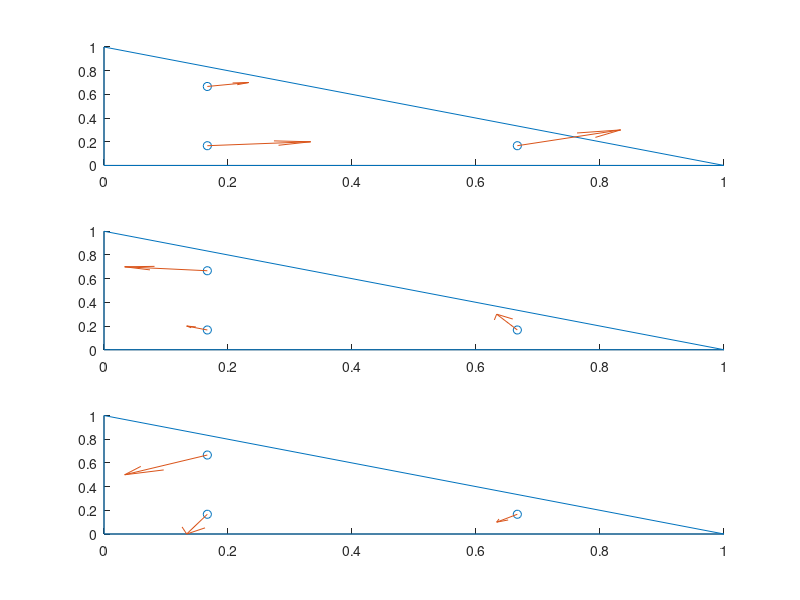
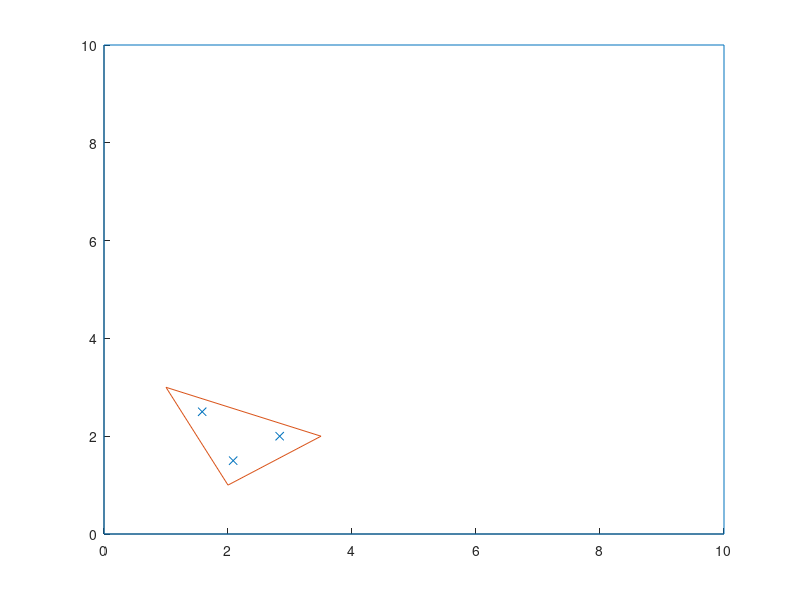
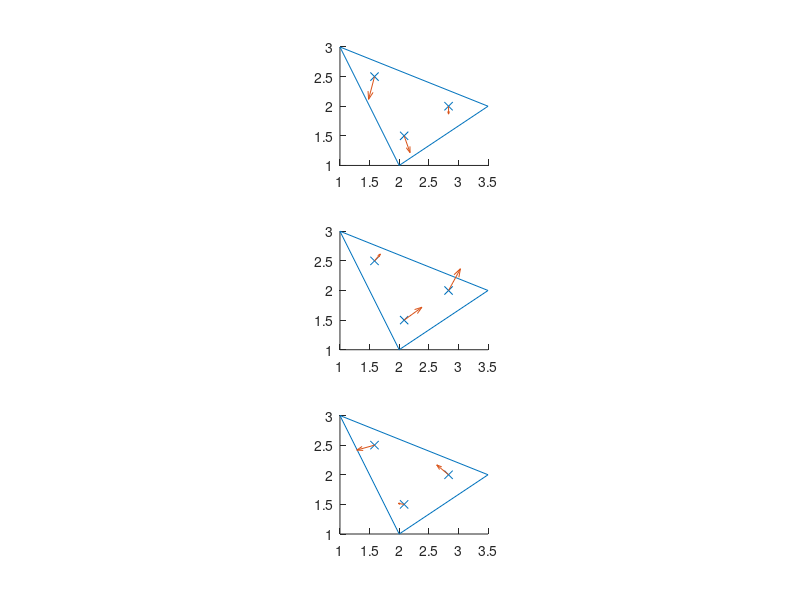

Recreate these plots in MATLAB, in order. (Note: this script raises an error after producing the figures.)
clear
close all
a = 10;
xyz = [1,2,3.5;3,1,2;0,0,0];
%xyz = [rand(2,3)*a; 0,0,0];
% Quadrature rule
q2u = [[6.666666666666667e-01, ...
        1.666666666666667e-01]; ...
       [1.666666666666667e-01, ...
        6.666666666666667e-01]; ...
       [1.666666666666667e-01, ...
        1.666666666666667e-01]]';
q2w = [1.666666666666667e-01; ...
       1.666666666666667e-01; ...
       1.666666666666667e-01]';

% H(grad) basis functions
% Node basis functions for the reference element
up{1} = 1 - q2u(1,:) - q2u(2,:);
up{2} = q2u(1,:);
up{3} = q2u(2,:);

% Gradient of H(grad) basis functions, used in H(div), H(curl)
ug{1} = [-1 -1]';
ug{2} = [+1 0]';
ug{3} = [0 +1]';

% H(curl) basis function N
uin{1} = [ug{2}*up{1} - ug{1}*up{2}; 0,0,0];
uin{2} = [ug{3}*up{2} - ug{2}*up{3}; 0,0,0];
uin{3} = [ug{1}*up{3} - ug{3}*up{1}; 0,0,0];

% Physical coordinates
% Maps from refference element to physical element
q2x = zeros(3,length(q2w)); % allocate memorry
for iIdx = 1:3 % 3 edge points i.e triangle
    q2x = q2x + xyz(:,iIdx)*up{iIdx};
end

% Jacobian
jac = zeros(3);
for iIdx = 1:3
    jac = jac ...
        + [xyz(1,iIdx)*ug{iIdx}', 0; ...
           xyz(2,iIdx)*ug{iIdx}', 0; ...
           xyz(3,iIdx)*ug{iIdx}', 0]';
end
jac(3,3) = 1;
% Mappings
det_jac = det(jac);
map_ccs = inv(jac);       % mapping for curl-conforming space
%map_dcs = jac'/det_jac;  % mapping for div-conforming space
scale = 0.2;
figure(1), clf
subplot(3,1,1), hold on
plot([0,0,1,0]',[0,1,0,0]')
scatter(q2u(1,:),q2u(2,:))
quiver(q2u(1,:),q2u(2,:),uin{1}(1,:)*scale,uin{1}(2,:)*scale,'Autoscale','off')

subplot(3,1,2), hold on
plot([0,0,1,0]',[0,1,0,0]')
scatter(q2u(1,:),q2u(2,:))
quiver(q2u(1,:),q2u(2,:),uin{2}(1,:)*scale,uin{2}(2,:)*scale,'Autoscale','off')

subplot(3,1,3), hold on
plot([0,0,1,0]',[0,1,0,0]')
scatter(q2u(1,:),q2u(2,:))
quiver(q2u(1,:),q2u(2,:),uin{3}(1,:)*scale,uin{3}(2,:)*scale,'Autoscale','off')


figure(2), clf, hold on
plot([0,0,a,a,0],[0,a,a,0,0])
plot([xyz(1,:),xyz(1,1)],[xyz(2,:),xyz(2,1)])
scatter(q2x(1,:),q2x(2,:),'x')


for iIdx = 1:3
    gsnn{iIdx} = map_ccs*uin{iIdx};
end

scale = det_jac*0.2;
figure(3)
subplot(3,1,1), hold on
plot([xyz(1,:),xyz(1,1)],[xyz(2,:),xyz(2,1)])
scatter(q2x(1,:),q2x(2,:),'x')
quiver(q2x(1,:),q2x(2,:),gsnn{1}(1,:)*scale,gsnn{1}(2,:)*scale,'Autoscale','off')
daspect([1 1 1])

subplot(3,1,2), hold on
plot([xyz(1,:),xyz(1,1)],[xyz(2,:),xyz(2,1)])
scatter(q2x(1,:),q2x(2,:),'x')
quiver(q2x(1,:),q2x(2,:),gsnn{2}(1,:)*scale,gsnn{2}(2,:)*scale,'Autoscale','off')
daspect([1 1 1])

subplot(3,1,3),hold on
plot([xyz(1,:),xyz(1,1)],[xyz(2,:),xyz(2,1)])
scatter(q2x(1,:),q2x(2,:),'x')
quiver(q2x(1,:),q2x(2,:),gsnn{3}(1,:)*scale,gsnn{3}(2,:)*scale,'Autoscale','off')
daspect([1 1 1])

n = repmat([0,0,1],3,1)';
n2 = repmat([0,0,1],3,1)'*-1;
%S, n x N
usn{1} = cross(n,gsnn{1});
usn{2} = cross(n,gsnn{2});
usn{3} = cross(n,gsnn{3});

usn2{1} = cross(n2,gsnn{1});
usn2{2} = cross(n2,gsnn{2});
usn2{3} = cross(n2,gsnn{3});


col = [0.75,0.75,0.75];
col2 = [0.90,0.60,0.90];

figure(4)
sgtitle('S')
subplot(2,3,1), hold on
plot([xyz(1,:),xyz(1,1)],[xyz(2,:),xyz(2,1)])
scatter(q2x(1,:),q2x(2,:),'x')
quiver(q2x(1,:),q2x(2,:),gsnn{1}(1,:)*scale,gsnn{1}(2,:)*scale,'Autoscale','off','color',col)
quiver(q2x(1,:),q2x(2,:),usn{1}(1,:)*scale,usn{1}(2,:)*scale,'Autoscale','off')
quiver(q2x(1,:),q2x(2,:),usn2{1}(1,:)*scale,usn2{1}(2,:)*scale,'Autoscale','off','color',col2)
daspect([1 1 1])

subplot(2,3,2), hold on
plot([xyz(1,:),xyz(1,1)],[xyz(2,:),xyz(2,1)])
scatter(q2x(1,:),q2x(2,:),'x')
quiver(q2x(1,:),q2x(2,:),gsnn{2}(1,:)*scale,gsnn{2}(2,:)*scale,'Autoscale','off','color',col)
quiver(q2x(1,:),q2x(2,:),usn{2}(1,:)*scale,usn{2}(2,:)*scale,'Autoscale','off')
quiver(q2x(1,:),q2x(2,:),usn2{2}(1,:)*scale,usn2{2}(2,:)*scale,'Autoscale','off','color',col2)
daspect([1 1 1])

subplot(2,3,3),hold on
plot([xyz(1,:),xyz(1,1)],[xyz(2,:),xyz(2,1)])
scatter(q2x(1,:),q2x(2,:),'x')
quiver(q2x(1,:),q2x(2,:),gsnn{3}(1,:)*scale,gsnn{3}(2,:)*scale,'Autoscale','off','color',col)
quiver(q2x(1,:),q2x(2,:),usn{3}(1,:)*scale,usn{3}(2,:)*scale,'Autoscale','off')
quiver(q2x(1,:),q2x(2,:),usn2{3}(1,:)*scale,usn2{3}(2,:)*scale,'Autoscale','off','color',col2)
daspect([1 1 1])

%n x S (n x (n x S)) 
usnn{1} = cross(n,usn{1});
usnn{2} = cross(n,usn{2});
usnn{3} = cross(n,usn{3});

usnn2{1} = cross(n2,usn2{1});
usnn2{2} = cross(n2,usn2{2});
usnn2{3} = cross(n2,usn2{3});

%figure(5)
%sgtitle('n x S')
subplot(2,3,4), hold on
plot([xyz(1,:),xyz(1,1)],[xyz(2,:),xyz(2,1)])
scatter(q2x(1,:),q2x(2,:),'x')
quiver(q2x(1,:),q2x(2,:),usn{1}(1,:)*scale,usn{1}(2,:)*scale,'Autoscale','off','color',col)
quiver(q2x(1,:),q2x(2,:),usnn{1}(1,:)*scale,usnn{1}(2,:)*scale,'Autoscale','off')
quiver(q2x(1,:),q2x(2,:),usnn2{1}(1,:)*scale,usnn2{1}(2,:)*scale,'--','Autoscale','off','color',col2)
daspect([1 1 1])

subplot(2,3,5), hold on
plot([xyz(1,:),xyz(1,1)],[xyz(2,:),xyz(2,1)])
scatter(q2x(1,:),q2x(2,:),'x')
quiver(q2x(1,:),q2x(2,:),usn{2}(1,:)*scale,usn{2}(2,:)*scale,'Autoscale','off','color',col)
quiver(q2x(1,:),q2x(2,:),usnn{2}(1,:)*scale,usnn{2}(2,:)*scale,'Autoscale','off')
quiver(q2x(1,:),q2x(2,:),usnn2{2}(1,:)*scale,usnn2{2}(2,:)*scale,'--','Autoscale','off','color',col2)
daspect([1 1 1])

subplot(2,3,6),hold on
plot([xyz(1,:),xyz(1,1)],[xyz(2,:),xyz(2,1)])
scatter(q2x(1,:),q2x(2,:),'x')
quiver(q2x(1,:),q2x(2,:),usn{3}(1,:)*scale,usn{3}(2,:)*scale,'Autoscale','off','color',col)
quiver(q2x(1,:),q2x(2,:),usnn{3}(1,:)*scale,usnn{3}(2,:)*scale,'Autoscale','off')
quiver(q2x(1,:),q2x(2,:),usnn2{3}(1,:)*scale,usnn2{3}(2,:)*scale,'--','Autoscale','off','color',col2)
daspect([1 1 1])


%%%%%% old version %%%%%%%

% usn_old{1} = cross(n,uin{1});
% usn_old{2} = cross(n,uin{2});
% usn_old{3} = cross(n,uin{3});

% for iIdx = 1:3
%     gsn_old{iIdx} = map_ccs*usn_old{iIdx};
% end
% 
% figure(6)
% subplot(3,1,1), hold on
% plot([xyz(1,:),xyz(1,1)],[xyz(2,:),xyz(2,1)])
% scatter(q2x(1,:),q2x(2,:),'x')
% quiver(q2x(1,:),q2x(2,:),uin{1}(1,:)*scale,uin{1}(2,:)*scale,'Autoscale','off','color',col)
% quiver(q2x(1,:),q2x(2,:),gsn_old{1}(1,:)*scale,gsn_old{1}(2,:)*scale,'Autoscale','off')
% daspect([1 1 1])
% 
% subplot(3,1,2), hold on
% plot([xyz(1,:),xyz(1,1)],[xyz(2,:),xyz(2,1)])
% scatter(q2x(1,:),q2x(2,:),'x')
% quiver(q2x(1,:),q2x(2,:),uin{2}(1,:)*scale,uin{2}(2,:)*scale,'Autoscale','off','color',col)
% quiver(q2x(1,:),q2x(2,:),gsn_old{2}(1,:)*scale,gsn_old{2}(2,:)*scale,'Autoscale','off')
% daspect([1 1 1])
% 
% subplot(3,1,3),hold on
% plot([xyz(1,:),xyz(1,1)],[xyz(2,:),xyz(2,1)])
% scatter(q2x(1,:),q2x(2,:),'x')
% quiver(q2x(1,:),q2x(2,:),uin{3}(1,:)*scale,uin{3}(2,:)*scale,'Autoscale','off','color',col)
% quiver(q2x(1,:),q2x(2,:),gsn_old{3}(1,:)*scale,gsn_old{3}(2,:)*scale,'Autoscale','off')
% daspect([1 1 1])


figure(7)

Uinc = [0,0,0;sin((pi*(q2x(1,:)))/a);0,0,0];
UincScaled = Uinc*det_jac;

for iIdx = 1:3
    ipTmp = sum(usnn{iIdx} .* UincScaled);%*det_jac;
    bElMtx_EE(iIdx) = (ipTmp * q2w') ;
end
hold on
plot([xyz(1,:),xyz(1,1)],[xyz(2,:),xyz(2,1)])
scatter(q2x(1,:),q2x(2,:),'x')
quiver(q2x(1,:),q2x(2,:),usnn{3}(1,:)*scale,usnn{3}(2,:)*scale,'Autoscale','off','color',col)
quiver(q2x(1,:),q2x(2,:),Uinc(1,:)*scale,Uinc(2,:)*scale,'Autoscale','off')

%quiver(q2x(1,:),q2x(2,:),usnn{3}(1,:).*ipTmp{3}*scale,usnn{3}(2,:).*ipTmp{3}*scale,'Autoscale','off')
daspect([1 1 1])


figure(8), hold on
plot([xyz(1,:),xyz(1,1)],[xyz(2,:),xyz(2,1)])
daspect([1,1,1])
start = q2x;
for iIdx = 1:3
    quiver(start(1,:),start(2,:),usnn{iIdx}(1,:)*bElMtx_EE(iIdx)*scale,usnn{iIdx}(2,:).*bElMtx_EE(iIdx)*scale,'Autoscale','off')
    start(1,:) = start(1,:) + usnn{iIdx}(1,:).*bElMtx_EE(iIdx)*scale;
    start(2,:) = start(2,:) + usnn{iIdx}(2,:).*bElMtx_EE(iIdx)*scale;
end
% quiver(q2x(1,:),q2x(2,:),usnn{1}(1,:).*ipTmp{1}*scale,usnn{1}(2,:).*ipTmp{1}*scale,'Autoscale','off')
% quiver(q2x(1,:),q2x(2,:),usnn{2}(1,:).*ipTmp{2}*scale,usnn{2}(2,:).*ipTmp{2}*scale,'Autoscale','off')
% quiver(q2x(1,:),q2x(2,:),usnn{3}(1,:).*ipTmp{3}*scale,usnn{3}(2,:).*ipTmp{3}*scale,'Autoscale','off')


%figure(9), hold on
%plot([xyz(1,:),xyz(1,1)],[xyz(2,:),xyz(2,1)])
quiver(q2x(1,:),q2x(2,:),UincScaled(1,:)*scale*(-1),UincScaled(2,:)*scale*(-1),'k','Autoscale','off')


figure(9), hold on

et = [usnn{1}(:), usnn{2}(:), usnn{3}(:)]\UincScaled(:);


plot([xyz(1,:),xyz(1,1)],[xyz(2,:),xyz(2,1)])
daspect([1,1,1])
start = q2x;
for iIdx = 1:3
    quiver(start(1,:),start(2,:),usnn{iIdx}(1,:)*et(iIdx)*scale,usnn{iIdx}(2,:)*et(iIdx)*scale,'Autoscale','off')
    start(1,:) = start(1,:) + usnn{iIdx}(1,:)*et(iIdx)*scale;
    start(2,:) = start(2,:) + usnn{iIdx}(2,:)*et(iIdx)*scale;
end
% quiver(q2x(1,:),q2x(2,:),usnn{1}(1,:).*ipTmp{1}*scale,usnn{1}(2,:).*ipTmp{1}*scale,'Autoscale','off')
% quiver(q2x(1,:),q2x(2,:),usnn{2}(1,:).*ipTmp{2}*scale,usnn{2}(2,:).*ipTmp{2}*scale,'Autoscale','off')
% quiver(q2x(1,:),q2x(2,:),usnn{3}(1,:).*ipTmp{3}*scale,usnn{3}(2,:).*ipTmp{3}*scale,'Autoscale','off')


%figure(9), hold on
%plot([xyz(1,:),xyz(1,1)],[xyz(2,:),xyz(2,1)])
quiver(q2x(1,:),q2x(2,:),UincScaled(1,:)*scale,UincScaled(2,:)*scale,'k','Autoscale','off')


%b_{ij} ElMtx n x n x [j^{-1}]N * U_inc
% %Jacobian for U_inc
% jacU = zeros(3);
% jacU = [xyz(1,3)-xyz(1,3), xyz(1,2)-xyz(1,1); ...
%         xyz(2,3)-xyz(2,1), xyz(2,2)-xyz(2,1)];
% % Mappings
% det_jacU = det(jacU);

% figure(10), hold on
% scatter(xyz(1,:),xyz(2,:),'g');
% scatter(q2x(1,:),q2x(2,:),'r','x');

%xyz = xyz+(a/2); % (the waveguide needs to start at 0 to a
%Area = 1/2*abs(xyz(1,1)*(xyz(2,2)-xyz(2,3))+ xyz(1,2)*(xyz(2,3)-xyz(2,1)) + xyz(1,3)*(xyz(2,1)-xyz(2,2)));

%Uinc = -2j*k_z10*E0*[0,0,0;sin((pi*(q2x(1,:)+(a/2))) / a );0,0,0].*exp(-1j*k_z10*0); %needs z in exponent
% % scale = 0.001;
% % quiver(q2x(1,:),q2x(2,:),Uinc(1,:),imag(Uinc(2,:)*scale),'Autoscale', 'off')
% 
% for iIdx = 1:3
%     ipTmp = sum(usnn{iIdx} .* Uinc);
%     bElMtx_EE(iIdx) = (ipTmp * q2w') *det_jac;
% end
